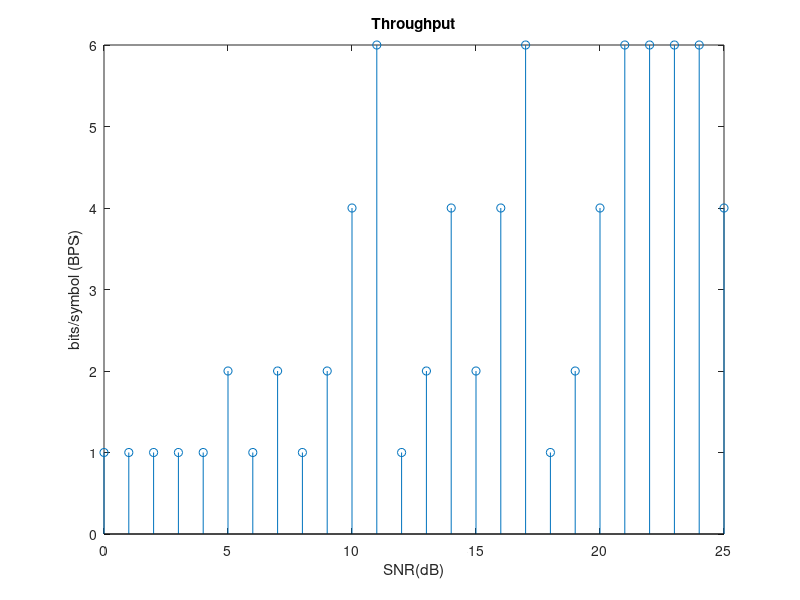

Recreate this plot in MATLAB.
a_m=[1   1   1   1     1     2     1     2     1    2  3     4     1     2     3     2     3     4     1     2     3     4     4     4     4     3];
Thp=[];
for i=1:length(a_m)
if (a_m(i)==1)
    Thp(i)=1;
elseif(a_m(i)==2)
    Thp(i)=2;
    
elseif(a_m(i)==3)
    Thp(i)=4;
    
elseif(a_m(i)==4)
    Thp(i)=6;
end
end

stem(0:1:25,Thp);
title('Throughput');
ylabel('bits/symbol (BPS)');
xlabel('SNR(dB)');